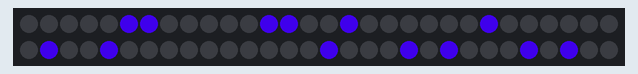
The sketch below on a simulated Arduino Uno, built with avr-gcc and run on an emulated ATmega328P. Shown: 60 RGB LEDs in strip order, left to right, continuing on the next row. Dim RGB values are drawn brighter than linear; random numbers use the default seed unless the sketch sets one.

Above: at 5.0 s.
At 10.3 s:
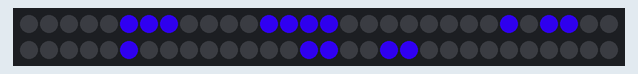
At 16.0 s:
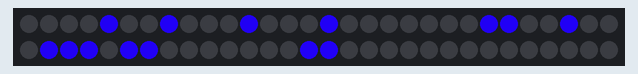
At 21.5 s:
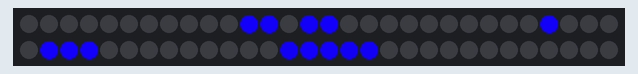
At 27.0 s:
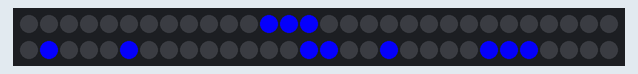
At 32.5 s:
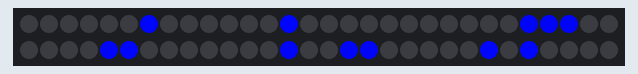

The sketch:

CapeSketch.ino
```cpp
/*
 * Cape of Life
 * Adapted from http://pastebin.com/f22bfe94d and Adafruit Neopixel tutorial.
*/

#include <Adafruit_NeoPixel.h>

// Columns were alternated between running up the cape and down the cape for wiring purposes. With this on, every other row will have the output flipped.
#define ALTERNATE_COLUMNS 1
#define DELAY 0
#define COLORCYCLEAMOUNT 32
#define SIZEX 6
#define SIZEY 10
byte world[SIZEX][SIZEY][3], oldColor, rgbOld[3], rgbNew[3];
boolean firstCycle = true;
long density = 22;

// Parameter 1 = number of pixels in strip
// Parameter 2 = pin number (most are valid)
// Parameter 3 = pixel type flags, add together as needed:
//   NEO_RGB     Pixels are wired for RGB bitstream
//   NEO_GRB     Pixels are wired for GRB bitstream
//   NEO_KHZ400  400 KHz bitstream (e.g. FLORA pixels)
//   NEO_KHZ800  800 KHz bitstream (e.g. High Density LED strip)
Adafruit_NeoPixel strip = Adafruit_NeoPixel(60, 6, NEO_GRB + NEO_KHZ800);

void setup() {
  strip.begin();
  strip.show(); // Initialize all pixels to 'off'
  randomSeed(analogRead(0));
  for (int i = 0; i < SIZEX; i++) {
    for (int j = 0; j < SIZEY; j++) {
      if (random(100) < density) {
        world[i][j][0] = 1;
      }
      else {
        world[i][j][0] = 0;
      }
      //world[i][j][0] = 0;
      world[i][j][1] = 0;
    }
  }
  /*world[1][5][0] = 1;
  world[2][4][0] = 1;
  world[2][5][0] = 1;
  world[3][4][0] = 1;
  world[3][5][0] = 1;
  world[4][4][0] = 1;*/
  oldColor = random(255);
}

void loop() {
  // Some example procedures showing how to display to the pixels:
  //colorWipe(strip.Color(255, 0, 0), 50); // Red
  //colorWipe(strip.Color(0, 255, 0), 50); // Green
  uint16_t i, j, k;
  byte newColor = oldColor + 4;
  Wheel(oldColor & 255, rgbOld);
  Wheel(newColor & 255, rgbNew);
  oldColor = newColor;
  // Fade out old generation
  for(i = 0; i<COLORCYCLEAMOUNT; i++) {
    for (j = 0; j < SIZEX; j++) {
      for (k = 0; k < SIZEY; k++) {
        if (world[j][k][2] && !world[j][k][0]) {
          setGridPixelColor(j, k, strip.Color(rgbOld[0] - (rgbOld[0] * i) / COLORCYCLEAMOUNT, rgbOld[1] - (rgbOld[1] * i) / COLORCYCLEAMOUNT, rgbOld[2] - (rgbOld[2] * i) / COLORCYCLEAMOUNT));
        } else {
          //setGridPixelColor(j, k, strip.Color(0, 0, 0));
        }
      }
    }
  }
  // Display current generation
  for(i = 0; i<COLORCYCLEAMOUNT; i++) {
    for (j = 0; j < SIZEX; j++) {
      for (k = 0; k < SIZEY; k++) {
        if (world[j][k][0] && !world[j][k][2]) {
          setGridPixelColor(j, k, strip.Color((i*rgbNew[0])/COLORCYCLEAMOUNT, (i*rgbNew[1])/COLORCYCLEAMOUNT, (i*rgbNew[2])/COLORCYCLEAMOUNT));
        } else if( world[j][k][0] && world[j][k][2]){
          setGridPixelColor(j, k, strip.Color(rgbNew[0], rgbNew[1], rgbNew[2]));
        } else {
          setGridPixelColor(j, k, strip.Color(0, 0, 0));
        }
      }
    }
  }
  delay(DELAY);

  // Birth and death cycle
  for (int x = 0; x < SIZEX; x++) {
    for (int y = 0; y < SIZEY; y++) {
      // Default is for cell to stay the same
      world[x][y][1] = world[x][y][0];
      int count = neighbours(x, y);
      if (count == 3 && world[x][y][0] == 0) {
        // A new cell is born
        world[x][y][1] = 1;
      }
      if ((count < 2 || count > 3) && world[x][y][0] == 1) {
        // Cell dies
        world[x][y][1] = 0;
      }
    }
  }

  // Copy next generation into place
  for (int x = 0; x < SIZEX; x++) {
    for (int y = 0; y < SIZEY; y++) {
      world[x][y][2] = world[x][y][0];
      world[x][y][0] = world[x][y][1];
    }
  }
}

int neighbours(int x, int y) {

  // Upper left, upper right, lower left, lower right, left, right, down, up.
  if (x == 0 && y == 0) {
    return world[(x + 1)][y][0] + world[(x + 1)][(y + 1)][0] +
        0 + 0 +
        world[x][(y + 1)][0] + 0 +
        0 + 0;
  } else if (x == 5 && y == 0) {
    return  0 + 0 +
        world[(x - 1)][y][0] + world[(x - 1)][(y + 1)][0] +
        world[x][(y + 1)][0] + 0 +
        0 + 0;
  } else if (x == 0 && y == 9) {
    return  world[(x + 1)][y][0] + 0 +
        0 + 0 +
        0 + world[(x + 1)][(y - 1)][0] +
        world[x][(y - 1)][0] + 0;
  } else if (x == 5 && y == 9) {
    return  0 + 0 +
        world[(x - 1)][y][0] + 0 +
        0 + 0 +
        world[x][(y - 1)][0] + world[(x - 1)][(y - 1)][0];
  } else if (x == 0) {
    return  world[(x + 1)][y][0] + world[(x + 1)][(y + 1)][0] +
        0 + 0 +
        world[x][(y + 1)][0] + world[(x + 1)][(y - 1)][0] +
        world[x][(y - 1)][0] + 0;
  } else if (x == 5) {
    return  0 + 0 +
        world[(x - 1)][y][0] + world[(x - 1)][(y + 1)][0] +
        world[x][(y + 1)][0] + 0 +
        world[x][(y - 1)][0] + world[(x - 1)][(y - 1)][0];
  } else if (y == 0) {
    return  world[(x + 1)][y][0] + world[(x + 1)][(y + 1)][0] +
         world[(x - 1)][y][0] + world[(x - 1)][(y + 1)][0] +
         world[x][(y + 1)][0] + 0 +
         0 + 0;
  } else if (y == 9) {
    return  world[(x + 1)][y][0] + 0 +
         world[(x - 1)][y][0] + 0 +
         0 + world[(x + 1)][(y - 1)][0] +
         world[x][(y - 1)][0] + world[(x - 1)][(y - 1)][0];
  } else {
    return  world[(x + 1)][y][0] + world[(x + 1)][(y + 1)][0] +
           world[(x - 1)][y][0] + world[(x - 1)][(y + 1)][0] +
           world[x][(y + 1)][0] + world[(x + 1)][(y - 1)][0] +
           world[x][(y - 1)][0] + world[(x - 1)][(y - 1)][0];
  }
}

// Convert the pixel coordinates into the actual pixel and display
void setGridPixelColor(int x, int y, uint32_t c) {
  uint32_t pixel;
  if(ALTERNATE_COLUMNS && x%2 == 1)
  {
    pixel = (x*10) + (9-y);
  } else {
    pixel = (x*10) + y;
  }
  if(x < SIZEX && y < SIZEY) {
    strip.setPixelColor(pixel, c);
  }
  strip.show();
}

// Input a value 0 to 255 to get a color value.
// The colours are a transition r - g - b - back to r.
void Wheel(byte WheelPos, byte rgb[]) {
  if(WheelPos < 85) {
    rgb[0] = WheelPos * 3;
    rgb[1] = 255 - WheelPos * 3;
    rgb[2] = 0;
  } else if(WheelPos < 170) {
   WheelPos -= 85;
   rgb[0] = 255 - WheelPos * 3;
   rgb[1] = 0;
   rgb[2] = WheelPos * 3;
  } else {
   WheelPos -= 170;
   rgb[0] = 0;
   rgb[1] = WheelPos * 3;
   rgb[2] = 255 - WheelPos * 3;
  }
}
```

Measured:
- what the display in image 0 shows lasts 0.9 s, from 4.9 s to 5.8 s
- what the display in image 1 shows lasts 1.1 s, from 10.2 s to 11.3 s
